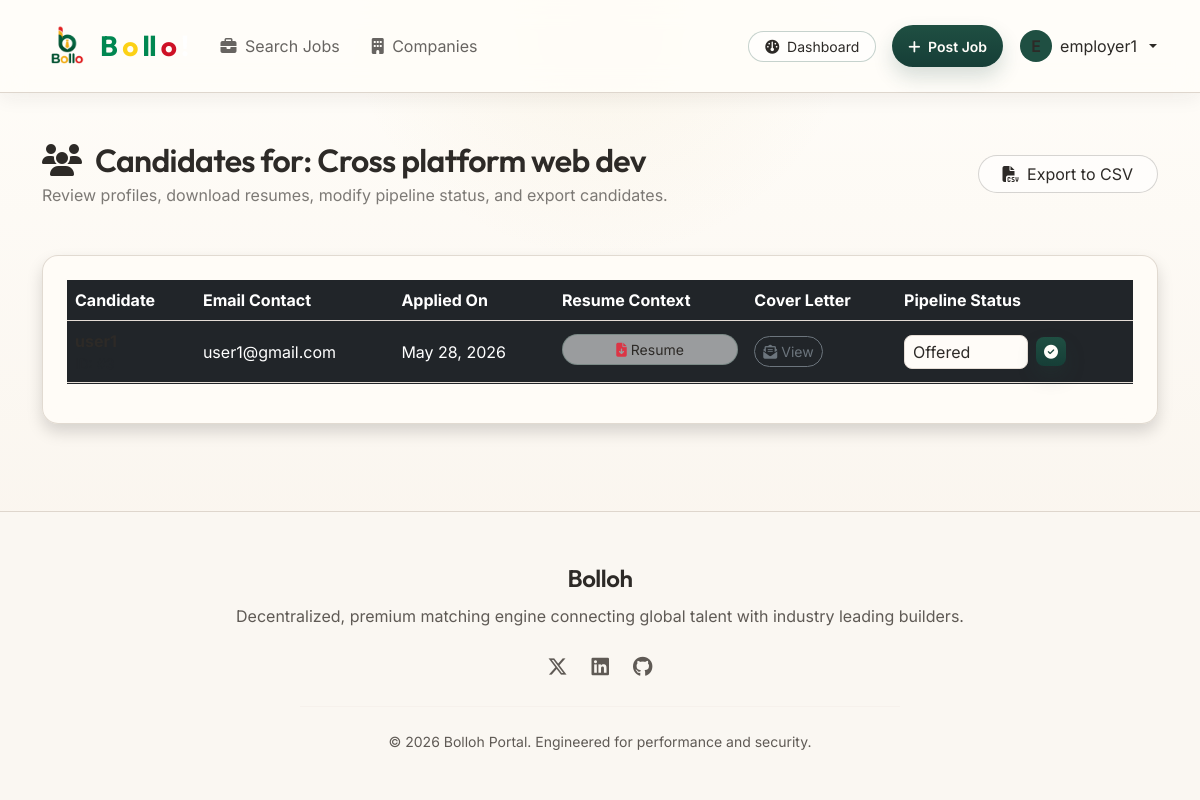
The page /applications/job/4/applicants/ (signed in) on the database its author committed.
### apps/users/models.py (models this page shows, shortened)
class CustomUser(AbstractUser):
    is_job_seeker = models.BooleanField(default=False)
    is_employer = models.BooleanField(default=False)

### apps/jobs/models.py (models this page shows, shortened)
class Job(models.Model):
    JOB_TYPE_CHOICES = (
        ('FT', 'Full-Time'),
        ('PT', 'Part-Time'),
        ('RM', 'Remote'),
        ('IN', 'Internship'),
    )
    employer = models.ForeignKey(
        settings.AUTH_USER_MODEL,
        on_delete=models.CASCADE,
        related_name='posted_jobs'
    )
    title = models.CharField(max_length=200)
    category = models.ForeignKey(Category, on_delete=models.SET_NULL, null=True, related_name='jobs')
    job_type = models.CharField(max_length=2, choices=JOB_TYPE_CHOICES, default='FT')
    location = models.CharField(max_length=150)
    description = models.TextField()
    salary_min = models.DecimalField(max_digits=10, decimal_places=2, blank=True, null=True)
    salary_max = models.DecimalField(max_digits=10, decimal_places=2, blank=True, null=True)
    is_paid = models.BooleanField(default=False)
    is_approved = models.BooleanField(default=False)
    created_at = models.DateTimeField(auto_now_add=True)
    updated_at = models.DateTimeField(auto_now=True)
    class Meta:
        ordering = ['-created_at']

### apps/applications/models.py (models this page shows, shortened)
class Application(models.Model):
    STATUS_CHOICES = (
        ('AP', 'Applied'),
        ('UR', 'Under Review'),
        ('IV', 'Interviewing'),
        ('OF', 'Offered'),
        ('RJ', 'Rejected'),
    )
    job = models.ForeignKey(Job, on_delete=models.CASCADE, related_name='applications')
    seeker = models.ForeignKey(
        settings.AUTH_USER_MODEL,
        on_delete=models.CASCADE,
        related_name='applications'
    )
    resume = models.FileField(upload_to='resumes/')
    cover_letter = models.TextField(blank=True)
    status = models.CharField(max_length=2, choices=STATUS_CHOICES, default='AP')
    created_at = models.DateTimeField(auto_now_add=True)
    updated_at = models.DateTimeField(auto_now=True)
    class Meta:
        ordering = ['-created_at']
        unique_together = ('job', 'seeker')

### apps/applications/views.py (the view)
# urls.py: path('job/<int:job_id>/applicants/', views.applicants_list_view, name='applicants_list'),
@login_required
def applicants_list_view(request, job_id):
    job = get_object_or_404(Job, pk=job_id, employer=request.user)
    applicants = Application.objects.filter(job=job).select_related('seeker__seeker_profile')
    return render(request, 'applications/applicants_list.html', {
        'job': job,
        'applicants': applicants,
        'status_choices': Application.STATUS_CHOICES
    })

### templates/applications/applicants_list.html (shortened to what this page needs)
{% extends 'base.html' %}
{% block content %}
<div class="container my-4">
    <div class="d-flex flex-column flex-md-row justify-content-between align-items-start align-items-md-center gap-3 mb-5">
        <div>
            <h2 class="text-white mb-1"><i class="fa-solid fa-users text-primary-gradient me-2"></i> Candidates for: {{ job.title }}</h2>
            <p class="text-white-50 mb-0">Review profiles, download resumes, modify pipeline status, and export candidates.</p>
        </div>
        <a href="{% url 'applications:export_csv' job_id=job.id %}" class="btn btn-outline-info rounded-pill px-4"><i class="fa-solid fa-file-csv me-1"></i> Export to CSV</a>
    </div>
    <div class="glass-card p-4 shadow mb-4">
        <div class="table-responsive">
            <table class="table table-dark table-hover align-middle border-secondary table-borderless">
                <thead>
                    <tr class="border-bottom border-secondary text-white-50">
                        <th>Candidate</th>
                        <th>Email Contact</th>
                        <th>Applied On</th>
                        <th>Resume Context</th>
                        <th>Cover Letter</th>
                        <th>Pipeline Status</th>
                    </tr>
                </thead>
                <tbody>
                    {% for app in applicants %}
                        <tr class="border-bottom border-secondary border-opacity-25">
                            <td>
                                <strong class="text-white">{{ app.seeker.username }}</strong>
                                <div class="small text-muted">ID: #{{ app.seeker.id }}</div>
                            </td>
                            <td>{{ app.seeker.email }}</td>
                            <td>{{ app.created_at|date:"M d, Y" }}</td>
                            <td>
                                {% if app.resume %}
                                    <a href="{{ app.resume.url }}" target="_blank" class="btn btn-outline-light btn-sm rounded-pill mb-1 d-block text-nowrap"><i class="fa-solid fa-file-arrow-down text-danger"></i> Resume</a>
                                {% else %}
                                    <span class="text-muted">No file</span>
                                {% endif %}
                            </td>
                            <td>
                                {% if app.cover_letter %}
                                    <button class="btn btn-outline-secondary btn-sm rounded-pill" type="button" data-bs-toggle="collapse" data-bs-target="#coverLetter{{ app.id }}" aria-expanded="false" aria-controls="coverLetter{{ app.id }}">
                                        <i class="fa-solid fa-envelope-open-text"></i> View
                                    </button>
                                {% else %}
                                    <span class="text-muted">None</span>
                                {% endif %}
                            </td>
                            <td>
                                <form action="{% url 'applications:change_status' pk=app.id %}" method="POST" class="d-flex align-items-center gap-2">
                                    <select name="status" class="form-select form-control-custom py-1 px-2 small bg-dark text-white border-secondary rounded-3" style="width: auto;">
                                        {% for code, label in status_choices %}
                                            <option value="{{ code }}" {% if app.status == code %}selected{% endif %}>{{ label }}</option>
                                        {% endfor %}
                                    </select>
                                    <button type="submit" class="btn btn-primary-gradient py-1 px-2 btn-sm rounded-3"><i class="fa-solid fa-circle-check"></i></button>
                                </form>
                            </td>
                        </tr>
                    {% endfor %}
                </tbody>
            </table>
        </div>
    </div>
</div>
{% endblock %}

### templates/base.html (shortened to what this page needs)
{% load static %}
<!DOCTYPE html>
<html lang="en">
<head>
    <link href="https://cdn.jsdelivr.net/npm/bootstrap@5.3.2/dist/css/bootstrap.min.css" rel="stylesheet">
    <link href="https://cdnjs.cloudflare.com/ajax/libs/font-awesome/6.4.2/css/all.min.css" rel="stylesheet">
    <link href="{% static 'css/custom.css' %}" rel="stylesheet">
</head>
<body>
    <nav class="navbar navbar-expand-lg navbar-light navbar-custom sticky-top py-3">
        <div class="container">
           <a class="navbar-brand d-flex align-items-center brand-font fs-3 text-white" href="{% url 'home' %}">
    <img
        src="{% static 'images/logo.ico' %}"
        alt="Bollo Logo"
        width="50"
        height="50"
        class="me-2"
    >
    <span class="fw-bold">
        <span style="color:#008751;">B</span>
        <span style="color:#fcd116;">o</span>
        <span style="color:#008751;">ll</span>
        <span style="color:#ce1126;">o</span>
        <span style="color:#ffffff;">!</span>
    </span>
</a>
            <div class="collapse navbar-collapse" id="navbarNav">
                <ul class="navbar-nav me-auto mb-2 mb-lg-0">
                    <li class="nav-item">
                        <a class="nav-link text-white-50 px-3" href="{% url 'jobs:job_list' %}"><i class="fa-solid fa-briefcase me-1"></i> Search Jobs</a>
                    </li>
                    <li class="nav-item">
                        <a class="nav-link text-white-50 px-3" href="{% url 'companies:company_list' %}"><i class="fa-solid fa-building me-1"></i> Companies</a>
                    </li>
                </ul>
                <div class="d-flex align-items-center gap-3">
                    {% if user.is_authenticated %}
                        {% if user.is_employer %}
                            <a href="{% url 'jobs:employer_dashboard' %}" class="btn btn-outline-light btn-sm rounded-pill px-3"><i class="fa-solid fa-gauge me-1"></i> Dashboard</a>
                            <a href="{% url 'jobs:job_create' %}" class="btn btn-primary-gradient btn-sm rounded-pill px-3"><i class="fa-solid fa-plus me-1"></i> Post Job</a>
                        {% endif %}
                        <div class="dropdown">
                            <button class="btn btn-link text-white dropdown-toggle text-decoration-none d-flex align-items-center gap-2 p-0" type="button" id="profileDropdown" data-bs-toggle="dropdown" aria-expanded="false">
                                <span class="avatar-circle bg-secondary text-white rounded-circle d-flex align-items-center justify-content-center" style="width: 32px; height: 32px; font-weight: 600;">
                                    {{ user.username|slice:":1"|upper }}
                                </span>
                                <span class="d-none d-md-inline">{{ user.username }}</span>
                            </button>
                        </div>
                    {% else %}
                        <a href="{% url 'users:login' %}" class="btn btn-link text-white text-decoration-none">Login</a>
                        <a href="{% url 'users:signup' %}" class="btn btn-primary-gradient rounded-pill px-4">Get Started</a>
                    {% endif %}
                </div>
            </div>
        </div>
    </nav>
    <main class="flex-grow-1 my-4">
        {% block content %}{% endblock %}
    </main>
    <footer class="py-5 text-white-50">
        <div class="container text-center">
            <p class="brand-font fs-4 text-white mb-2">Bolloh</p>
            <p class="mb-4">Decentralized, premium matching engine connecting global talent with industry leading builders.</p>
            <div class="d-flex justify-content-center gap-4 mb-4 fs-5">
                <a href="#" class="text-white-50 hover-white"><i class="fa-brands fa-x-twitter"></i></a>
                <a href="#" class="text-white-50 hover-white"><i class="fa-brands fa-linkedin"></i></a>
                <a href="#" class="text-white-50 hover-white"><i class="fa-brands fa-github"></i></a>
            </div>
            <hr class="border-secondary max-width-md mx-auto my-4" style="max-width: 600px;">
            <p class="small mb-0">&copy; 2026 Bolloh Portal. Engineered for performance and security.</p>
        </div>
    </footer>
</body>
</html>

### rows shown on the page
CustomUser: username "E", username "employer1"
Job: title "Cross platform web dev"
Application: seeker.email "user1@gmail.com", created_at "May 28, 2026", status "Offered"
